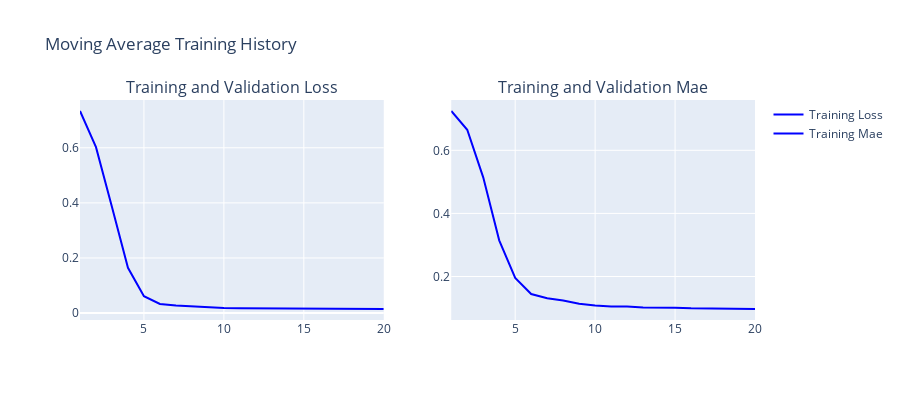
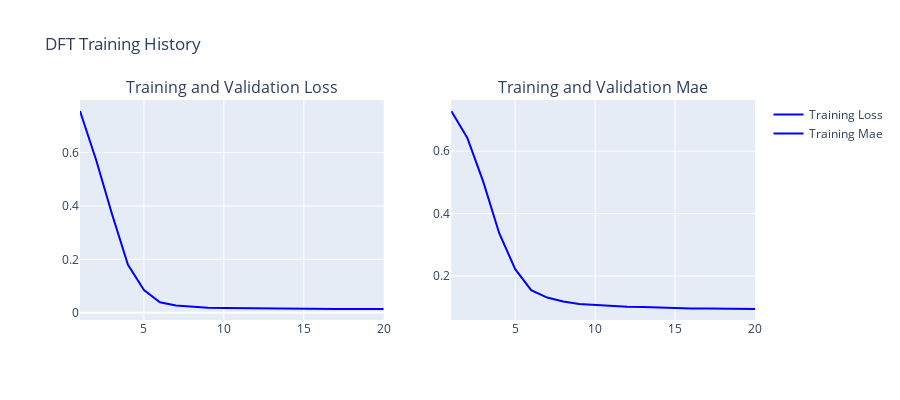

Notebook source saved alongside these figures, in order:
### Code cell
# Plot training history using KerasFactoryPlotter
fig = KerasFactoryPlotter.plot_training_history(
    history_ma,
    metrics=['loss', 'mae'],
    title='Moving Average Training History'
)
fig.show()

fig2 = KerasFactoryPlotter.plot_training_history(
    history_dft,
    metrics=['loss', 'mae'],
    title='DFT Training History'
)
fig2.show()
print('✅ Training history plots displayed')

### Figure 1 — Plotly figure (JSON) as saved in the notebook; plotly's stock layout.template omitted (floating-point values rounded to 4 significant figures)
{"data": [{"line": {"color": "blue"}, "mode": "lines", "name": "Training Loss", "type": "scatter", "x": [1, 2, 3, 4, 5, 6, 7, 8, 9, 10, 11, 12, 13, 14, 15, 16, 17, 18, 19, 20], "xaxis": "x", "y": [0.7335, 0.6022, 0.3848, 0.1641, 0.06143, 0.03281, 0.02715, 0.02399, 0.02017, 0.01838, 0.01744, 0.01718, 0.01625, 0.01628, 0.01611, 0.01533, 0.01511, 0.01517, 0.01487, 0.01473], "yaxis": "y"}, {"line": {"color": "blue"}, "mode": "lines", "name": "Training Mae", "type": "scatter", "x": [1, 2, 3, 4, 5, 6, 7, 8, 9, 10, 11, 12, 13, 14, 15, 16, 17, 18, 19, 20], "xaxis": "x2", "y": [0.7246, 0.6651, 0.5142, 0.3146, 0.1957, 0.1443, 0.1313, 0.1239, 0.1135, 0.1079, 0.1051, 0.1047, 0.1014, 0.1021, 0.1013, 0.099, 0.09806, 0.09848, 0.09728, 0.09699], "yaxis": "y2"}], "layout": {"annotations": [{"font": {"size": 16}, "showarrow": false, "text": "Training and Validation Loss", "x": 0.225, "xanchor": "center", "xref": "paper", "y": 1, "yanchor": "bottom", "yref": "paper"}, {"font": {"size": 16}, "showarrow": false, "text": "Training and Validation Mae", "x": 0.775, "xanchor": "center", "xref": "paper", "y": 1, "yanchor": "bottom", "yref": "paper"}], "height": 400, "showlegend": true, "title": {"text": "Moving Average Training History"}, "xaxis": {"anchor": "y", "domain": [0, 0.45]}, "xaxis2": {"anchor": "y2", "domain": [0.55, 1]}, "yaxis": {"anchor": "x", "domain": [0, 1]}, "yaxis2": {"anchor": "x2", "domain": [0, 1]}}}

### Figure 2 — Plotly figure (JSON) as saved in the notebook; plotly's stock layout.template omitted (floating-point values rounded to 4 significant figures)
{"data": [{"line": {"color": "blue"}, "mode": "lines", "name": "Training Loss", "type": "scatter", "x": [1, 2, 3, 4, 5, 6, 7, 8, 9, 10, 11, 12, 13, 14, 15, 16, 17, 18, 19, 20], "xaxis": "x", "y": [0.7557, 0.5741, 0.3699, 0.1798, 0.08528, 0.03953, 0.02694, 0.02168, 0.01918, 0.01778, 0.01696, 0.01607, 0.01575, 0.01516, 0.01481, 0.01433, 0.01438, 0.01433, 0.01422, 0.01405], "yaxis": "y"}, {"line": {"color": "blue"}, "mode": "lines", "name": "Training Mae", "type": "scatter", "x": [1, 2, 3, 4, 5, 6, 7, 8, 9, 10, 11, 12, 13, 14, 15, 16, 17, 18, 19, 20], "xaxis": "x2", "y": [0.7288, 0.6432, 0.5024, 0.337, 0.2218, 0.1548, 0.1308, 0.118, 0.1104, 0.1067, 0.1034, 0.1014, 0.1005, 0.09851, 0.09712, 0.09559, 0.09564, 0.0956, 0.09498, 0.09415], "yaxis": "y2"}], "layout": {"annotations": [{"font": {"size": 16}, "showarrow": false, "text": "Training and Validation Loss", "x": 0.225, "xanchor": "center", "xref": "paper", "y": 1, "yanchor": "bottom", "yref": "paper"}, {"font": {"size": 16}, "showarrow": false, "text": "Training and Validation Mae", "x": 0.775, "xanchor": "center", "xref": "paper", "y": 1, "yanchor": "bottom", "yref": "paper"}], "height": 400, "showlegend": true, "title": {"text": "DFT Training History"}, "xaxis": {"anchor": "y", "domain": [0, 0.45]}, "xaxis2": {"anchor": "y2", "domain": [0.55, 1]}, "yaxis": {"anchor": "x", "domain": [0, 1]}, "yaxis2": {"anchor": "x2", "domain": [0, 1]}}}
